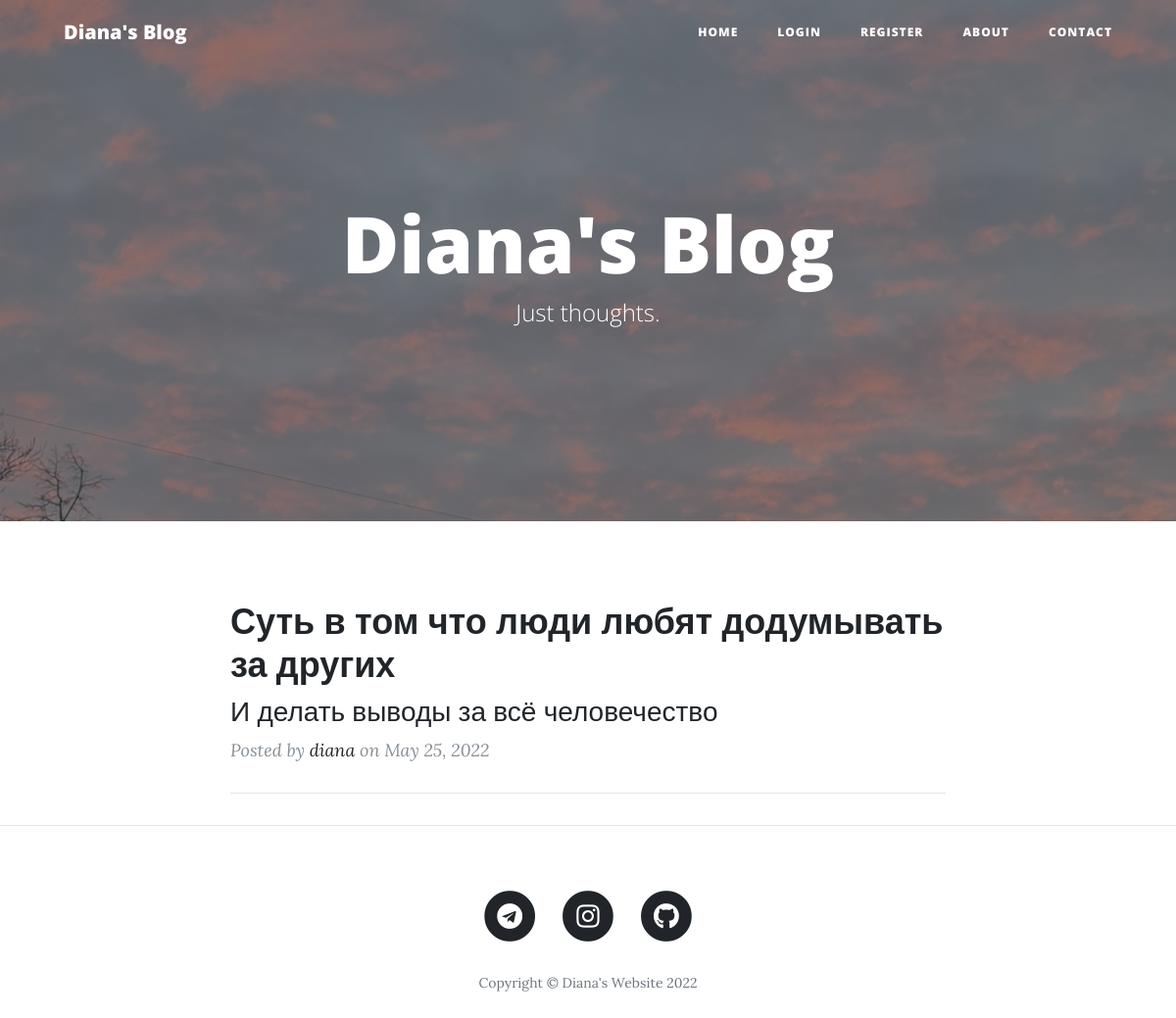
The app's page /, older data.
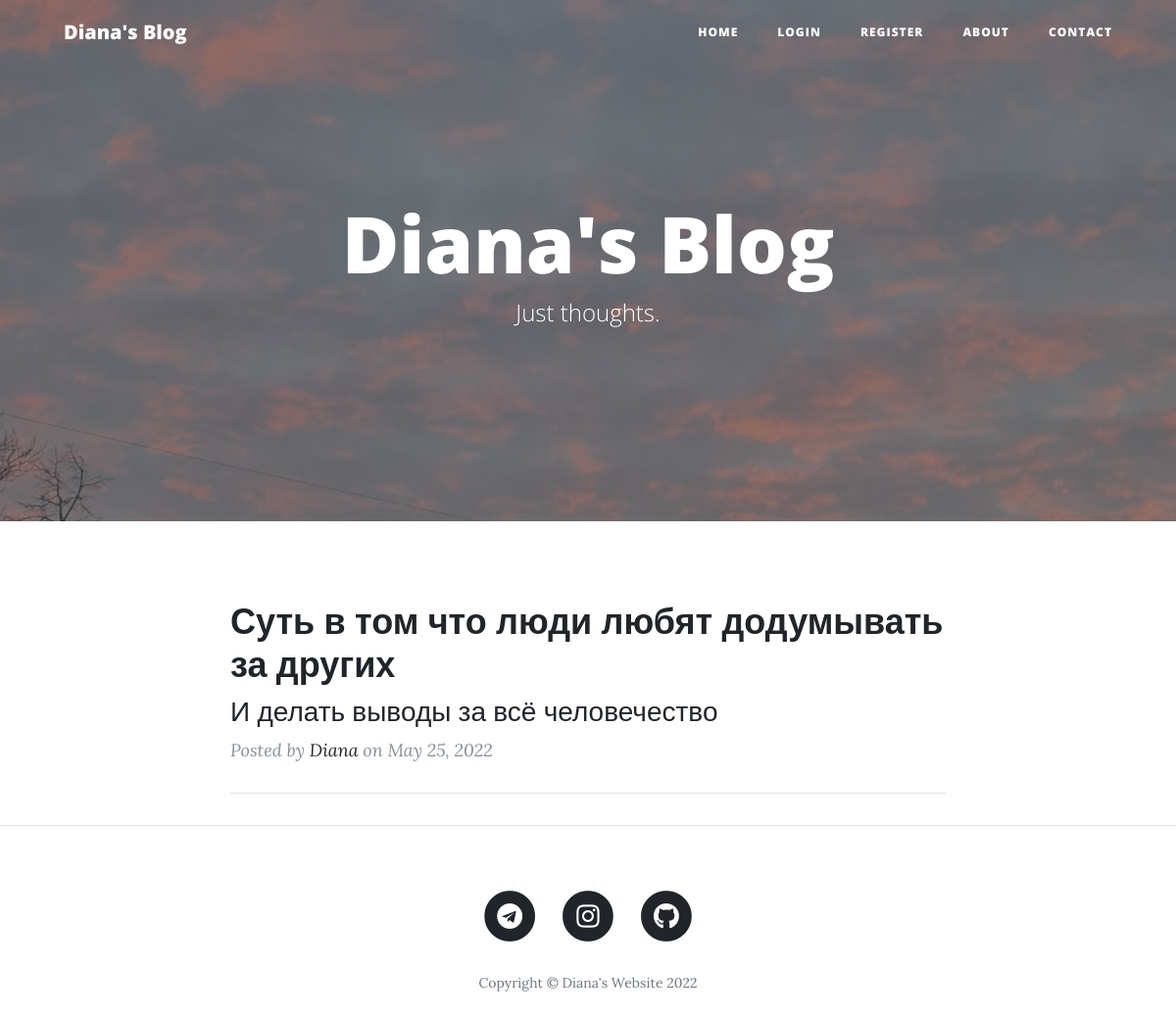
The same page, newer data.
### main.py (models this page shows)
class BlogPost(db.Model):
    __tablename__ = "blog_posts"
    id = db.Column(db.Integer, primary_key=True)
    title = db.Column(db.String(250), unique=True, nullable=False)
    subtitle = db.Column(db.String(250), nullable=False)
    date = db.Column(db.String(250), nullable=False)
    body = db.Column(db.Text, nullable=False)
    img_url = db.Column(db.String(250), nullable=False)
    author_id = db.Column(db.Integer, db.ForeignKey("users.id"))
    author = relationship("User", back_populates="posts")
    comments = relationship("Comment", back_populates="parent_post")

class User(UserMixin, db.Model):
    __tablename__ = "users"
    id = db.Column(db.Integer, primary_key=True)
    email = db.Column(db.String(100), unique=True)
    password = db.Column(db.String(1000))
    name = db.Column(db.String(1000))
    posts = relationship("BlogPost", back_populates="author")
    comments = relationship("Comment", back_populates="author")

### main.py (the view)
@app.route('/')
def get_all_posts():
    user = User()
    posts = BlogPost.query.all()
    return render_template("index.html", all_posts=posts, user=user )

### templates/index.html (shortened to what this page needs)
{% include "header.html" %}
  <header class="masthead" style="background-image: url({{ url_for('static', filename='img/home-bg.jpg')}})">
    <div class="overlay"></div>
    <div class="container">
      <div class="row">
        <div class="col-lg-8 col-md-10 mx-auto">
          <div class="site-heading">
            <h1>Diana's Blog</h1>
            <span class="subheading">Just thoughts.</span>
          </div>
        </div>
      </div>
    </div>
  </header>
  <div class="container">
    <div class="row">
      <div class="col-lg-8 col-md-10 mx-auto">
        {% for post in all_posts %}
        <div class="post-preview">
          <a href="{{ url_for('show_post', post_id=post.id) }}">
            <h2 class="post-title">
              {{post.title}}
            </h2>
            <h3 class="post-subtitle">
              {{post.subtitle}}
            </h3>
          </a>
          <p class="post-meta">Posted by
            <a href="#">{{post.author.name}}</a>
            on {{post.date}}
          </p>
        </div>
        <hr>
        {% endfor %}
      </div>
    </div>
  </div>
  <hr>
{% include "footer.html" %}

Row changes from the older to the newer data that the page shows:
changed through a linked row, BlogPost "Суть в том что люди любят додумывать за других": author.name "diana" → "Diana"
